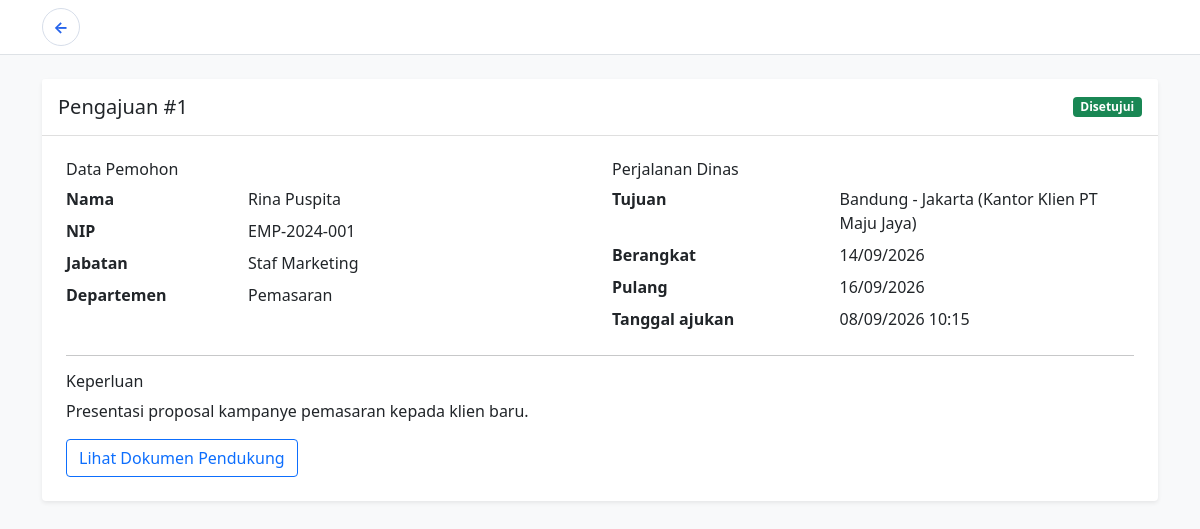
The page /detail_pengajuan.php?id=1 (signed in) on the database its author committed.
### tables this page shows
CREATE TABLE IF NOT EXISTS `pengajuan` (
    `id_pengajuan` INT UNSIGNED NOT NULL AUTO_INCREMENT,
    `id_karyawan` INT UNSIGNED NOT NULL,
    `tujuan` VARCHAR(150) NOT NULL,
    `tanggal_berangkat` DATE NOT NULL,
    `tanggal_pulang` DATE NOT NULL,
    `keperluan` TEXT NOT NULL,
    `dokumen` VARCHAR(255) DEFAULT NULL,
    `status` ENUM('Menunggu', 'Disetujui', 'Ditolak') NOT NULL DEFAULT 'Menunggu',
    `alasan_penolakan` TEXT DEFAULT NULL,
    `biaya_estimasi` DECIMAL(15,2) NOT NULL DEFAULT 0,
    `tanggal_pengajuan` DATETIME NOT NULL DEFAULT CURRENT_TIMESTAMP,
    `tanggal_keputusan` DATETIME DEFAULT NULL,
    PRIMARY KEY (`id_pengajuan`),
    CONSTRAINT `fk_pengajuan_karyawan`
        FOREIGN KEY (`id_karyawan`) REFERENCES `karyawan` (`id_karyawan`)
        ON UPDATE CASCADE
        ON DELETE CASCADE,
    CONSTRAINT `chk_pengajuan_tanggal`
        CHECK (`tanggal_pulang` >= `tanggal_berangkat`)
);

CREATE TABLE IF NOT EXISTS `karyawan` (
    `id_karyawan` INT UNSIGNED NOT NULL AUTO_INCREMENT,
    `id_user` INT UNSIGNED NOT NULL,
    `nama` VARCHAR(100) NOT NULL,
    `nip` VARCHAR(30) NOT NULL,
    `jabatan` VARCHAR(100) NOT NULL,
    `departemen` VARCHAR(100) NOT NULL,
    `no_hp` VARCHAR(20) DEFAULT NULL,
    `alamat` TEXT DEFAULT NULL,
    PRIMARY KEY (`id_karyawan`),
    UNIQUE KEY `uq_karyawan_nip` (`nip`),
    UNIQUE KEY `uq_karyawan_id_user` (`id_user`),
    CONSTRAINT `fk_karyawan_users`
        FOREIGN KEY (`id_user`) REFERENCES `users` (`id`)
        ON UPDATE CASCADE
        ON DELETE CASCADE
);

### detail_pengajuan.php (the view, shortened to what this page needs)
<?php
$id = filter_input(INPUT_GET, "id", FILTER_VALIDATE_INT);
$conn = connection();
$stmt = $conn->prepare(
    "SELECT p.*, k.nama, k.nip, k.jabatan, k.departemen
     FROM pengajuan p
     INNER JOIN karyawan k ON k.id_karyawan = p.id_karyawan
     WHERE p.id_pengajuan = ? AND k.id_user = ?"
);
$stmt->bind_param("ii", $id, $_SESSION["user_id"]);
$stmt->execute();
$request = $stmt->get_result()->fetch_assoc();
$statusClasses = [
    "Menunggu" => "warning",
    "Disetujui" => "success",
    "Ditolak" => "danger",
];
?>
<!doctype html>
<html lang="id">
<head>
    <link href="https://cdn.jsdelivr.net/npm/bootstrap@5.0.2/dist/css/bootstrap.min.css" rel="stylesheet">
</head>
<body class="bg-light">
<nav class="navbar navbar-light bg-white border-bottom">
    <div class="container">
        <a class="back-circle" href="riwayat_pengajuan.php" aria-label="Kembali ke Riwayat Pengajuan">←</a>
    </div>
</nav>
<main class="container py-4">
    <?php if (!$request): ?>
        <div class="alert alert-danger">Pengajuan tidak ditemukan atau bukan milik Anda.</div>
    <?php else: ?>
        <div class="card border-0 shadow-sm">
            <div class="card-header bg-white d-flex justify-content-between align-items-center py-3">
                <h1 class="h5 mb-0">Pengajuan #<?= (int) $request["id_pengajuan"] ?></h1>
                <span class="badge bg-<?= $statusClasses[$request["status"]] ?>">
                    <?= htmlspecialchars($request["status"]) ?>
                </span>
            </div>
            <div class="card-body p-4">
                <div class="row g-4">
                    <div class="col-md-6">
                        <h2 class="h6">Data Pemohon</h2>
                        <dl class="row mb-0">
                            <dt class="col-sm-4">Nama</dt><dd class="col-sm-8"><?= htmlspecialchars($request["nama"]) ?></dd>
                            <dt class="col-sm-4">NIP</dt><dd class="col-sm-8"><?= htmlspecialchars($request["nip"]) ?></dd>
                            <dt class="col-sm-4">Jabatan</dt><dd class="col-sm-8"><?= htmlspecialchars($request["jabatan"]) ?></dd>
                            <dt class="col-sm-4">Departemen</dt><dd class="col-sm-8"><?= htmlspecialchars($request["departemen"]) ?></dd>
                        </dl>
                    </div>
                    <div class="col-md-6">
                        <h2 class="h6">Perjalanan Dinas</h2>
                        <dl class="row mb-0">
                            <dt class="col-sm-5">Tujuan</dt><dd class="col-sm-7"><?= htmlspecialchars($request["tujuan"]) ?></dd>
                            <dt class="col-sm-5">Berangkat</dt><dd class="col-sm-7"><?= date("d/m/Y", strtotime($request["tanggal_berangkat"])) ?></dd>
                            <dt class="col-sm-5">Pulang</dt><dd class="col-sm-7"><?= date("d/m/Y", strtotime($request["tanggal_pulang"])) ?></dd>
                            <dt class="col-sm-5">Tanggal ajukan</dt><dd class="col-sm-7"><?= date("d/m/Y H:i", strtotime($request["tanggal_pengajuan"])) ?></dd>
                        </dl>
                    </div>
                </div>
                <hr>
                <h2 class="h6">Keperluan</h2>
                <p><?= nl2br(htmlspecialchars($request["keperluan"])) ?></p>
                <?php if ($request["dokumen"]): ?>
                    <a class="btn btn-outline-primary" href="<?= htmlspecialchars($request["dokumen"]) ?>" target="_blank" rel="noopener">Lihat Dokumen Pendukung</a>
                <?php endif; ?>
            </div>
        </div>
    <?php endif; ?>
</main>
</body>
</html>

### detail_pengajuan.php (style rules this page uses)
.back-circle { width:38px;height:38px;display:inline-grid;place-items:center;border:1px solid #d7deea;border-radius:50%;background:#fff;color:#2563eb;text-decoration:none;font-weight:700 }

### rows shown on the page
pengajuan: id_pengajuan "1", status "Disetujui", id_karyawan.nama "Rina Puspita", id_karyawan.nip "EMP-2024-001", id_karyawan.jabatan "Staf Marketing", id_karyawan.departemen "Pemasaran", tujuan "Bandung - Jakarta (Kantor Klien PT Maju Jaya)", tanggal_berangkat "14/09/2026", tanggal_pulang "16/09/2026", tanggal_pengajuan "08/09/2026 10:15", keperluan "Presentasi proposal kampanye pemasaran kepada klien baru."
